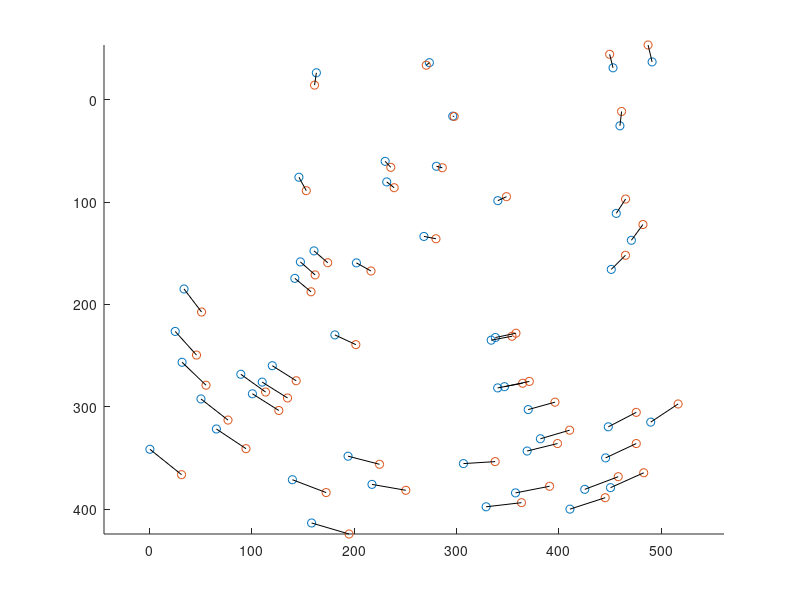
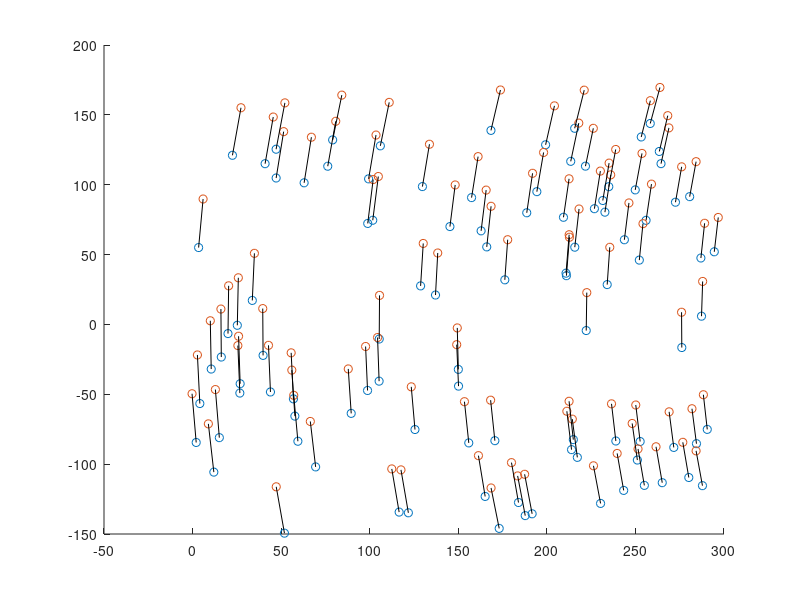

MATLAB code to generate these figures, in order:
X = rand(2,50)*500 - [0;50];
Y = [cosd(5) sind(5);-sind(5) cosd(5)]*(X-[300;0])+[300;0];
figure;scatter(X(1,:),X(2,:))
hold on
scatter(Y(1,:),Y(2,:))
for i=1:50
    line([X(1,i) Y(1,i)] , [X(2,i), Y(2,i)],'Color','k');
end
axis ij
axis equal
%%
X = rand(2,100)*300 - [0;150];
Y = [cosd(2) sind(2);-sind(2) cosd(2)]*(X-[1000;0])+[1000;0];
figure;scatter(X(1,:),X(2,:))
hold on
scatter(Y(1,:),Y(2,:))
for i=1:100
    line([X(1,i) Y(1,i)] , [X(2,i), Y(2,i)],'Color','k');
end